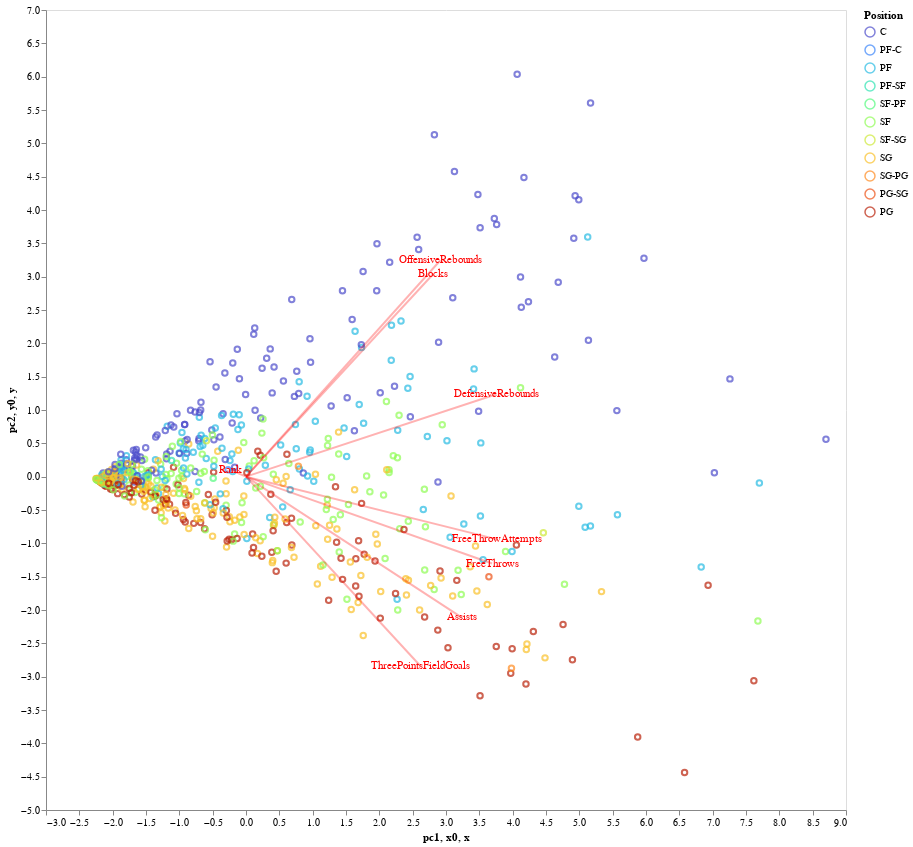

Notebook source saved alongside this figure:
### Code cell
# Combine all three plots, resize, and hide gridlines
(scatter + arrows + labels).properties(width=800,height=800).configure_axis(grid=False)

### Figure 1 — Vega-Lite specification as saved in the notebook (floating-point values rounded to 4 significant figures; data arrays with more than 128 entries replaced by an {"elided": "..."} marker saying what was removed)
{"config": {"view": {"continuousWidth": 400, "continuousHeight": 300}, "axis": {"grid": false}}, "layer": [{"data": {"name": "data-aaee631ad7a5b181df0e01286f45a094"}, "mark": "point", "encoding": {"color": {"field": "Position", "scale": {"domain": ["C", "PF-C", "PF", "PF-SF", "SF-PF", "SF", "SF-SG", "SG", "SG-PG", "PG-SG", "PG"], "scheme": "turbo"}, "type": "nominal"}, "tooltip": [{"field": "pc1", "type": "quantitative"}, {"field": "pc2", "type": "quantitative"}, {"field": "Player", "type": "nominal"}, {"field": "Position", "type": "nominal"}], "x": {"field": "pc1", "type": "quantitative"}, "y": {"field": "pc2", "type": "quantitative"}}}, {"data": {"name": "data-a4996360cf7cb799b0abee6e1b8d7666"}, "mark": {"type": "rule", "color": "red", "opacity": 0.3}, "encoding": {"size": {"value": 2}, "x": {"field": "x0", "type": "quantitative"}, "x2": {"field": "x"}, "y": {"field": "y0", "type": "quantitative"}, "y2": {"field": "y"}}}, {"data": {"name": "data-a4996360cf7cb799b0abee6e1b8d7666"}, "mark": {"type": "text", "color": "red"}, "encoding": {"text": {"field": "Player", "type": "nominal"}, "x": {"field": "x", "type": "quantitative"}, "y": {"field": "y", "type": "quantitative"}}}], "height": 800, "width": 800, "$schema": "https://vega.github.io/schema/vega-lite/v4.17.0.json", "datasets": {"data-aaee631ad7a5b181df0e01286f45a094": {"elided": "680 records"}, "data-a4996360cf7cb799b0abee6e1b8d7666": [{"Player": "DefensiveRebounds", "x": 3.755, "y": 1.237, "x0": 0, "y0": 0}, {"Player": "OffensiveRebounds", "x": 2.917, "y": 3.246, "x0": 0, "y0": 0}, {"Player": "Blocks", "x": 2.808, "y": 3.04, "x0": 0, "y0": 0}, {"Player": "Assists", "x": 3.233, "y": -2.111, "x0": 0, "y0": 0}, {"Player": "FreeThrows", "x": 3.691, "y": -1.303, "x0": 0, "y0": 0}, {"Player": "FreeThrowAttempts", "x": 3.768, "y": -0.9403, "x0": 0, "y0": 0}, {"Player": "ThreePointsFieldGoals", "x": 2.62, "y": -2.844, "x0": 0, "y0": 0}, {"Player": "Rank", "x": -0.2262, "y": 0.1001, "x0": 0, "y0": 0}]}}
